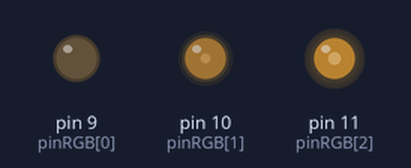
The sketch below on a simulated Arduino Uno, built with avr-gcc and run on an emulated ATmega328P. On the bench: output pins drawn as LEDs (lit = HIGH). Random numbers use the default seed unless the sketch sets one.

Above: at 0.3 s.
At 8.5 s:
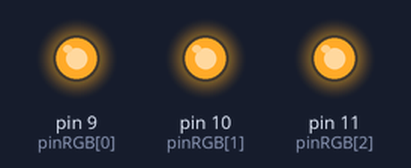
At 13.4 s:
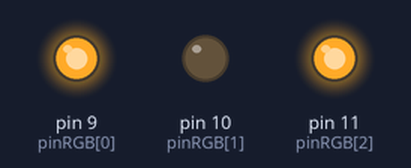
At 36.2 s:
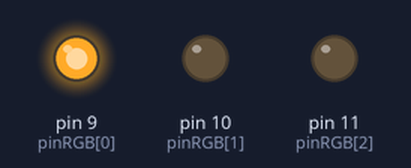
Timing chart, 0 to 40.0 s (numbered marks = the images above):
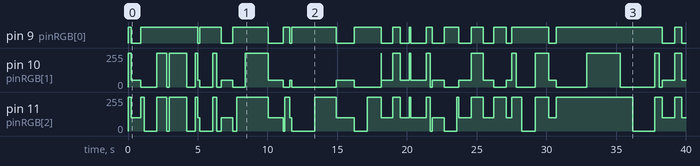

The sketch:

UD3_LEDRGB_Paleta.ino
```cpp
/**
 * Unidad 3: LED RGB Paleta
 *
 * Definimos una paleta de colores con la que trabajar
 */

byte pinRGB[] = {9, 10, 11};

byte paleta[][4] = {
  {255, 0,   0  },
  {0,   50,  100},
  {255, 0,   255},
  {255, 255, 255}
};

void setup() {
  byte i;
  for (i = 0; i < 3; i++) {
    pinMode(pinRGB[i], OUTPUT);
  }
  for (i; i < 3; i++) {
    pinMode(pinRGB[i], OUTPUT);
  }
}

/**
 * Función que activa los pines correspondientes para mostrar
 * el color que se le pasa en forma de array
 */
void color(byte RGB[]) {

  for (byte i = 0; i < 3; i++) {
    analogWrite(pinRGB[i], RGB[i]);
  }
}

void loop() {

  color(paleta[random(4)]);
  delay(random(1000));
}
```

Measured:
- by itself, pin 9 (pinRGB[0]): LOW → HIGH at 0.00 s, → LOW 0.25 s later, → HIGH 0.66 s later, → LOW 4.1 s later, … (32 changes in this stretch)
- by itself, pin 10 (pinRGB[1]): 0/255 → 255/255 at 0.00 s, → 50/255 0.25 s later, → 0/255 0.66 s later, → 255/255 1.2 s later, … (48 changes in this stretch)
- by itself, pin 11 (pinRGB[2]): 0/255 → 255/255 at 0.00 s, → 100/255 0.25 s later, → 255/255 0.66 s later, → 0/255 0.27 s later, … (50 changes in this stretch)
